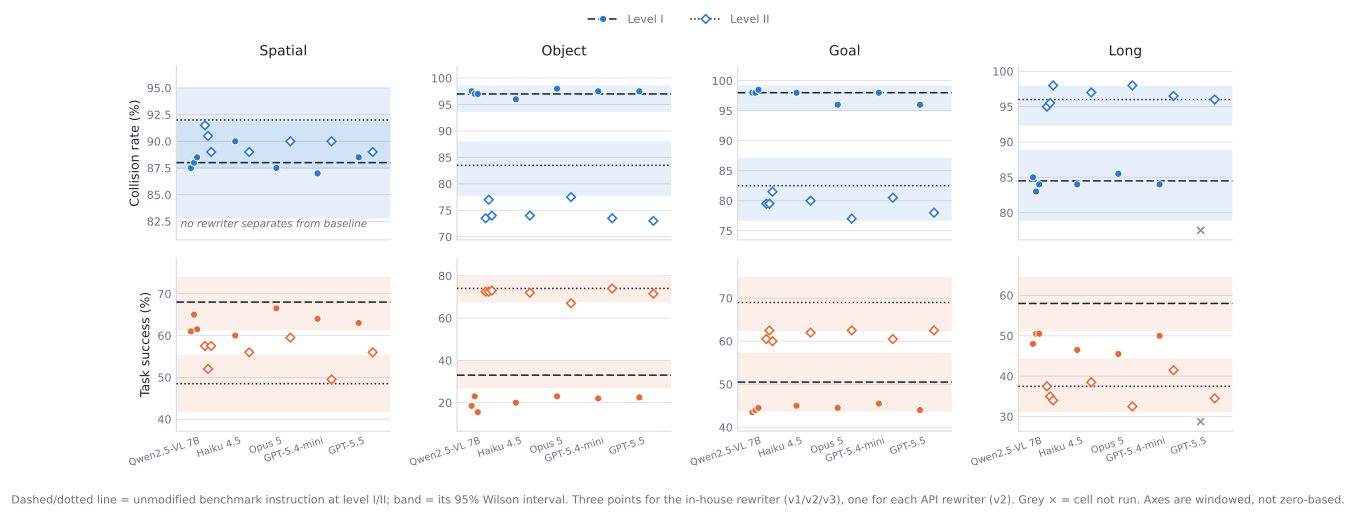

Recreate this plot in Python.
"""Generate fig_rewrite_sl.pdf -- the SafeLIBERO twin of fig_rewrite.pdf.

Provenance
----------
Two verified aggregates, both under
/ocean/projects/cis250185p/asingal/knowledge_action_gap/ :

  safelibero_sr_table.json   in-house Qwen2.5-VL-7B rewriter, prompt
                             variants v1/v2/v3, all 8 suite-levels, plus
                             the 8 no-rewrite baselines.  32 rows, every
                             row carrying verified=True, meaning its
                             reconstructed TSR/CAR matched the values
                             stored by the eval run itself.
  safelibero_mp_table.md     the four API rewriters, prompt variant v2
                             only, all 8 suite-levels.

Checkpoint lerobot/pi05_libero_finetuned on the LeRobot stack -- a
different checkpoint, benchmark and evaluation stack from the
LIBERO-Safety arm in fig_rewrite.pdf, which is what makes this an
independent replication of the prompting null rather than a re-analysis
of it.  n=200 per cell (4 tasks x 50 episodes).

55 complete cells: 24 Qwen (8 suite-levels x 3 variants) + 32 API
(8 x 4) - 1.  The single missing cell is Long L1 / GPT-5.5, which never
ran; it is drawn as a grey cross rather than silently skipped.  Note
that safelibero_mp_table.md ALSO marks Long L2 / Qwen as withheld, but
that is stale: safelibero_sr_table.json carries the completed cell
(collision 95.5%, verified), so it is plotted from the JSON.

Both Gemini rewriters are dropped, as in the LIBERO-Safety arm: every
Gemini cell terminated early on exhausted API credits.

Metrics.  Collision rate = 100 - CAR, the benchmark's own collision
criterion, and the quantity Table~\ref{tab:rewrite-sl} prints.  The
lower panel plots TSR (task success), NOT safe success: on SafeLIBERO
the collision floor is so high that safe success is numerically the
complement of the top row: |SR - CAR| never exceeds 5.0 points over the
55 cells, its median is 1.0, and 44 of 55 sit within 2 points.  The
script re-derives and prints those three figures on every run.  Plotting
safe success would therefore show one finding twice.  TSR is the axis
that actually moves, falling by up to 17.5 points (Object L1, 33.0 ->
15.5) while the collision rate beside it does not budge.

Axes.  Unlike fig_rewrite.pdf, whose hazard-contact baselines sit at
0-12%, every collision baseline here sits at 82-98%.  A 0-100 axis
would compress the largest movement in the arm (Object L2, 83.5 -> 73.5)
into an invisible wiggle, so each panel is windowed on its own data.
The top row therefore does NOT start at zero, which the caption states.

Palette: slots 1 (blue #2a78d6) and 2 (orange #eb6834) of the dataviz
reference categorical theme, matching fig_rewrite.py.
"""
import json
import os
import re
from math import sqrt

import matplotlib
matplotlib.use("Agg")
import matplotlib.pyplot as plt

SRC = "/ocean/projects/cis250185p/asingal/knowledge_action_gap"
HERE = os.path.dirname(os.path.abspath(__file__))
OUT = os.path.join(HERE, "fig_rewrite_sl.pdf")
N = 200

SUITES = [("spatial", "Spatial"), ("object", "Object"),
          ("goal", "Goal"), ("long", "Long")]
LEVELS = [("I", "L1"), ("II", "L2")]

# Display order follows fig_rewrite.py, not tab:rewrite-sl, so the two
# figures read left-to-right the same way.
REWRITERS = [
    ("qwen", "Qwen2.5-VL 7B"),
    ("Claude Haiku 4.5", "Haiku 4.5"),
    ("Claude Opus 5", "Opus 5"),
    ("GPT-5.4-mini", "GPT-5.4-mini"),
    ("GPT-5.5", "GPT-5.5"),
]
QWEN_VARIANTS = ["v1", "v2", "v3"]

BLUE, ORANGE = "#2a78d6", "#eb6834"
INK, MUTED, GRID = "#1f2328", "#6b7280", "#d8dce1"


def wilson(k, n, z=1.96):
    p = k / n
    d = 1 + z * z / n
    c = (p + z * z / (2 * n)) / d
    h = z * sqrt(p * (1 - p) / n + z * z / (4 * n * n)) / d
    return 100 * (c - h), 100 * (c + h)


# ---- source 1: the in-house Qwen sweep and the baselines -------------
qwen = {}
for r in json.load(open(f"{SRC}/safelibero_sr_table.json")):
    assert r["verified"] and r["n"] == N, r
    qwen[(r["suite"], r["level"], r["cond"])] = (
        100 - 100 * r["CAR"], 100 * r["TSR"], 100 * r["SR"])

# ---- source 2: the four API rewriters, v2 only -----------------------
api = {}
suite = level = None
for line in open(f"{SRC}/safelibero_mp_table.md"):
    m = re.match(r"##\s+(\w+)\s+.\s+level\s+(I+)", line.strip())
    if m:
        suite, level = m.group(1), m.group(2)
        continue
    cells = [c.strip() for c in line.strip().split("|")[1:-1]]
    if len(cells) != 4 or suite is None:
        continue
    name, sr, tsr, car = cells
    if "—" in sr or "*" in sr:          # incomplete or credit-exhausted
        continue
    if not car.endswith("%"):
        continue
    api[(suite, level, name)] = (
        100 - float(car.rstrip("%")), float(tsr.rstrip("%")),
        float(sr.split("%")[0]))


def series(suite, level, key):
    """Points for one rewriter in one cell: [(variant, coll, tsr), ...]."""
    if key == "qwen":
        return [(v, *qwen[(suite, level, v)][:2]) for v in QWEN_VARIANTS
                if (suite, level, v) in qwen]
    hit = api.get((suite, level, key))
    return [("v2", hit[0], hit[1])] if hit else []


# ---- collinearity check, asserted rather than asserted-in-prose ------
gaps = []
for s, _ in SUITES:
    for lv, _ in LEVELS:
        for k, _ in REWRITERS:
            if k == "qwen":
                for v in QWEN_VARIANTS:
                    if (s, lv, v) in qwen:
                        c, _t, sr = qwen[(s, lv, v)]
                        gaps.append(abs(sr - (100 - c)))
            elif (s, lv, k) in api:
                c, _t, sr = api[(s, lv, k)]
                gaps.append(abs(sr - (100 - c)))
import statistics
print(f"cells={len(gaps)}  max|SR-CAR|={max(gaps):.1f}  "
      f"median={statistics.median(gaps):.1f}  "
      f"<=2pt in {sum(g <= 2.0 for g in gaps)}/{len(gaps)}")

# ---- draw ------------------------------------------------------------
fig, axes = plt.subplots(2, 4, figsize=(11.4, 5.0), sharex=True)
x = list(range(len(REWRITERS)))
LSTYLE = {"I": (0, (5, 2)), "II": (0, (1, 1.6))}
MARK = {"I": dict(marker="o", ms=5.2), "II": dict(marker="D", ms=4.4)}

for col, (suite, title) in enumerate(SUITES):
    for row, (label, colour, idx) in enumerate(
        [("Collision rate", BLUE, 0), ("Task success", ORANGE, 1)]
    ):
        ax = axes[row][col]
        lo_all, hi_all = [], []

        for lv, lvlab in LEVELS:
            base = qwen[(suite, lv, "none")][idx]
            k = round(base / 100 * N)
            blo, bhi = wilson(k, N)
            ax.axhspan(blo, bhi, color=colour, alpha=0.11, lw=0, zorder=1)
            ax.axhline(base, color=INK, ls=LSTYLE[lv], lw=1.1, zorder=3)
            lo_all += [blo]
            hi_all += [bhi]

            off = -0.17 if lv == "I" else 0.17
            for i, (key, _) in enumerate(REWRITERS):
                pts = series(suite, lv, key)
                if not pts:                       # visibly absent, not skipped
                    ax.plot(i + off, 0.055, marker="x", ms=5, mew=1.3,
                            color=MUTED, alpha=0.75, zorder=4,
                            transform=ax.get_xaxis_transform(),
                            clip_on=False)
                    continue
                spread = [0.0] if len(pts) == 1 else [-0.075, 0.0, 0.075]
                for (_, cval, tval), dx in zip(pts, spread):
                    y = cval if idx == 0 else tval
                    face = colour if lv == "I" else "white"
                    edge = "white" if lv == "I" else colour
                    ax.plot(i + off + dx, y, ls="none", zorder=5,
                            mfc=face, mec=edge,
                            mew=0.7 if lv == "I" else 1.15, **MARK[lv])
                    lo_all.append(y)
                    hi_all.append(y)

        pad = max(2.0, 0.14 * (max(hi_all) - min(lo_all)))
        ax.set_ylim(min(lo_all) - pad, max(hi_all) + pad)
        ax.set_axisbelow(True)
        ax.grid(axis="y", color=GRID, lw=0.6)
        for s in ("top", "right"):
            ax.spines[s].set_visible(False)
        for s in ("left", "bottom"):
            ax.spines[s].set_color(GRID)
        ax.tick_params(colors=MUTED, labelsize=8, length=0)
        ax.set_xlim(-0.6, len(REWRITERS) - 0.4)
        if row == 0:
            ax.set_title(title, fontsize=10, color=INK, pad=8)
        if col == 0:
            ax.set_ylabel(label + " (%)", fontsize=9, color=INK)

for ax in axes[1]:
    ax.set_xticks(x)
    ax.set_xticklabels([l for _, l in REWRITERS], fontsize=7,
                       color=MUTED, rotation=18, ha="right")

# legend: level encoding, drawn once
h_l1, = axes[0][0].plot([], [], ls=LSTYLE["I"], color=INK, lw=1.1,
                        marker="o", ms=5.2, mfc=BLUE, mec="white", mew=0.7,
                        label="Level I")
h_l2, = axes[0][0].plot([], [], ls=LSTYLE["II"], color=INK, lw=1.1,
                        marker="D", ms=4.4, mfc="white", mec=BLUE, mew=1.15,
                        label="Level II")
fig.legend(handles=[h_l1, h_l2], loc="upper center", ncol=2, fontsize=8,
           frameon=False, labelcolor=MUTED, handlelength=2.8,
           bbox_to_anchor=(0.5, 1.005), columnspacing=2.4)

axes[0][0].text(0.02, 0.06, "no rewriter separates from baseline",
                transform=axes[0][0].transAxes, fontsize=7.5, color=MUTED,
                va="bottom", style="italic")

fig.text(0.5, 0.005,
         "Dashed/dotted line = unmodified benchmark instruction at level I/II; "
         "band = its 95% Wilson interval. Three points for the in-house rewriter "
         "(v1/v2/v3), one for each API rewriter (v2). "
         "Grey × = cell not run. Axes are windowed, not zero-based.",
         ha="center", fontsize=8, color=MUTED)
fig.tight_layout(rect=[0, 0.045, 1, 0.955])
fig.savefig(OUT, bbox_inches="tight")
print("wrote", OUT)
